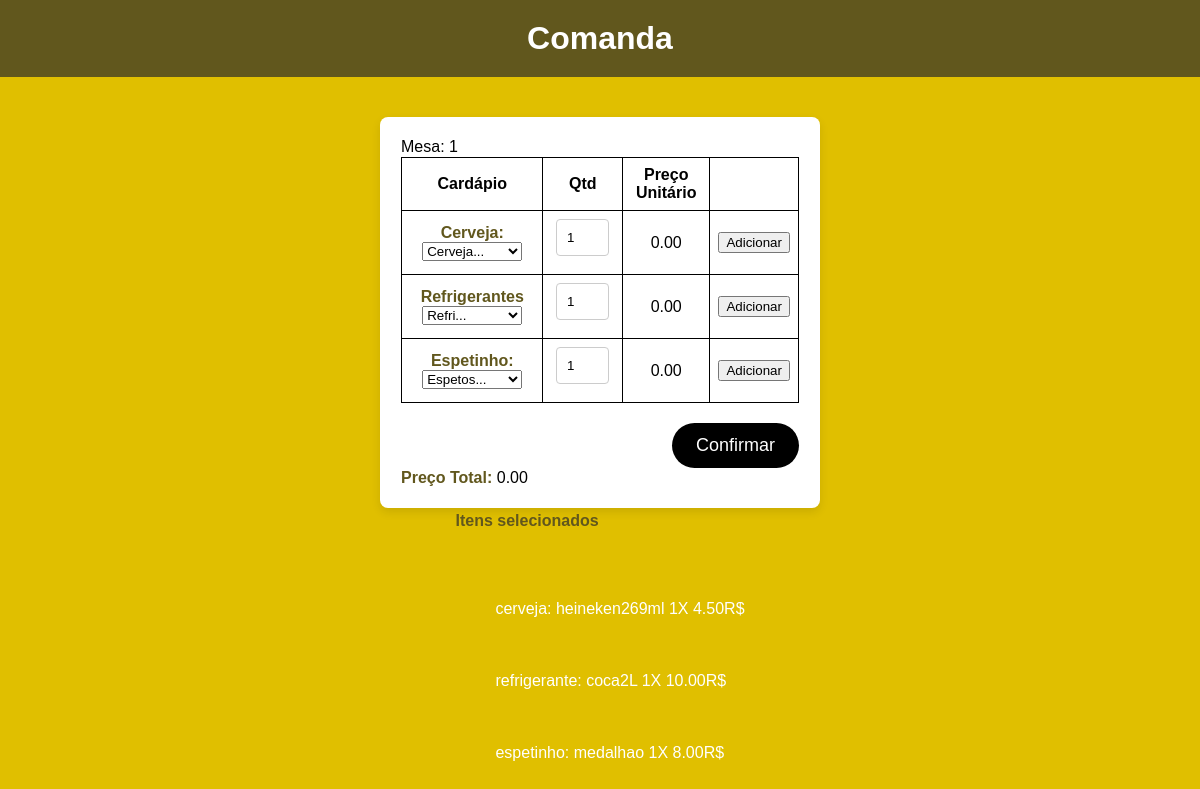
Screenshot of /pedido/1 with the database file from the repository.
### comanda/models.py (models this page shows, shortened)
class Comanda(models.Model):
    mesa = models.IntegerField()
    cerveja = models.CharField(max_length=20, null=True)
    refrigerante = models.CharField(max_length=20, null=True)
    espetinho = models.CharField(max_length=20, null=True)
    cervejaQtd = models.IntegerField(null=True)
    refrigeranteQtd = models.IntegerField(null=True)
    espetinhoQtd = models.IntegerField(null=True)
    cervejaPrecoTotal = models.DecimalField(max_digits=10, decimal_places=2, null=True)
    refrigerantePrecoTotal = models.DecimalField(
        max_digits=10, decimal_places=2, null=True
    )
    espetinhoPrecoTotal = models.DecimalField(
        max_digits=10, decimal_places=2, null=True
    )
    precoTotal = models.DecimalField(max_digits=10, decimal_places=2, null=True)
    listaItensSelecionados = models.JSONField(null=True)

### comanda/views.py (the view)
# urls.py: path("pedido/<int:id>", views.pedido, name="pedido"),
def pedido(request, id):
    comanda = get_object_or_404(Comanda, id=id)
    if request.method == "GET":
        return render(request, "pedidoCliente.html", {"comanda": comanda})

### comanda/templates/pedidoCliente.html (shortened to what this page needs)
{% load static %}
<!DOCTYPE html>
<html lang="pt-br">
<head>
    <link rel="stylesheet" href="{% static 'comanda.css' %}">
</head>
<body>
    <header>
        <h1>Comanda</h1>
    </header>
    <main>
        <form action=" {% url 'comanda' %}" method="POST" autocomplete="off"> {% csrf_token %}
            <fieldset>
                Mesa: {{comanda.mesa}}
            </fieldset>
            <fieldset>
                <table>
                    <thead>
                        <tr>
                            <th>Cardápio</th>
                            <th>Qtd</th>
                            <th>Preço Unitário</th>
                            <th></th>
                        </tr>
                    </thead>
                    <tbody>
                        <tr>
                            <td>
                                <label for="inputCervejas">Cerveja:</label>
                                <select id="inputCervejas" class="form-select" name="cerveja"
                                    onchange="atualizarPreco('cerveja');">
                                    <option selected disabled>Cerveja...</option>
                                </select>
                            </td>
                            <td>
                                <input type="number" name="qtdCerveja" id="qtdCerveja" min="0" value="1">
                            </td>
                            <td>
                                <output id="precoCervejaOutput">0.00</output>
                            </td>
                            <td>
                                <input type="button" value="Adicionar" onclick="adicionarItem('cerveja');">
                            </td>
                        </tr>
                        <tr>
                            <td>
                                <label for="refrigerantes">Refrigerantes</label>
                                <select name="refrigerantes" id="inputRefrigerantes"
                                    onchange="atualizarPreco('refrigerante');">
                                    <option selected disabled>Refri...</option>
                                </select>
                            </td>
                            <td>
                                <input type="number" name="qtdRefrigerante" id="qtdRefrigerante" min="0" value="1">
                            </td>
                            <td>
                                <output id="precoRefrigeranteOutput">0.00</output>
                            </td>
                            <td>
                                <input type="button" value="Adicionar" onclick="adicionarItem('refrigerante');">
                            </td>
                        </tr>
                        <tr>
                            <td>
                                <label for="espetinhos">Espetinho:</label>
                                <select name="espetinhos" id="inputEspetinhos" onchange="atualizarPreco('espetinho');">
                                    <option selected disabled>Espetos...</option>
                                </select>
                            </td>
                            <td>
                                <input type="number" name="qtdEspetinho" id="qtdEspetinho" min="0" value="1">
                            </td>
                            <td>
                                <output id="precoEspetinhoOutput">0.00</output>
                            </td>
                            <td>
                                <input type="button" value="Adicionar" onclick="adicionarItem('espetinho');">
                            </td>
                        </tr>
                    </tbody>
                </table>
                <input id="enviar-pedido" type="submit" value="Confirmar">
            </fieldset>
            <fieldset>
                <label for="precoTotal">Preço Total:</label>
                <output id="precoTotalOutput">0.00</output>
            </fieldset>
        </form>
        <fieldset>
            <label for="itensSelecionados">Itens selecionados</label>
            <output id="itensSelecionados">
                <ul>
                    {% for item in comanda.listaItensSelecionados %}
                        {{item.produto}}: {{item.sabor}} {{item.quantidade}}X {{item.precoTotalQtd}}R$
                    {% endfor %}
                </ul>
            </output>
        </fieldset>
    </main>
</body>
</html>

### templates/static/comanda.css (style rules this page uses)
body, html { padding: 0; margin: 0; width: 100%; font-family: Arial, sans-serif; }
body { background-color: #E0BF00; }
header { text-align: center; background-color: #61571D; color: white; padding: 20px 0; margin-bottom: 20px; }
h1 { margin: 0; font-size: 32px; }
main { display: flex; justify-content: center; align-items: center; flex-direction: column; padding: 20px; }
form { background-color: #fff; border-radius: 8px; box-shadow: 0 4px 10px rgba(0, 0, 0, 0.1); padding: 20px; width: 80%; max-width: 400px; max-height: 100vh; overflow-y: auto; }
fieldset { border: none; padding: 0; margin: 1px; }
table { border-collapse: collapse; width: 100%; }
th, td { border: 1px solid black; padding: 8px; text-align: center; }
select { width: 100px; }
input[type="number"] { width: 65%; width: 50%; padding: 10px; border: 1px solid #ccc; border-radius: 4px; margin-bottom: 10px; }
#enviar-pedido { display: block; border: none; background-color: #000; color: #fff; border-radius: 24px; text-align: center; padding: 12px 24px; margin-top: 20px; font-size: 18px; cursor: pointer; transition: background-color 0.2s ease; float: right; }
label { font-size: 16px; font-weight: bold; color: #61571D; }

### rows the page displays
Comanda: mesa "1", produto "cerveja", sabor "heineken269ml", quantidade "1", precoTotalQtd "4.50", produto "refrigerante", sabor "coca2L", precoTotalQtd "10.00", produto "espetinho", sabor "medalhao", precoTotalQtd "8.00"
